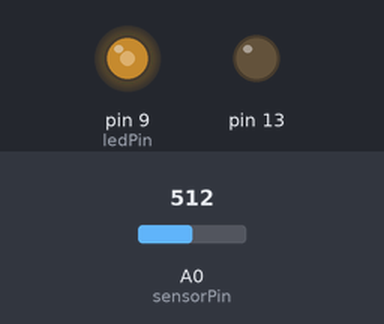
This sketch was run on a simulated Arduino Uno, built with avr-gcc and run on an emulated ATmega328P. Parts: output pins drawn as LEDs (lit = HIGH). The test bench sets the inputs (shaded band); at power-on: A0 (sensorPin) = 512. What the sketch prints to the serial monitor is not drawn.

Above: at 1.2 s.
1.3 s: A0 (sensorPin) set to 716
At 2.0 s:
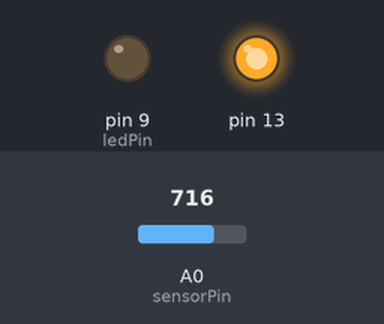
At 12.0 s:
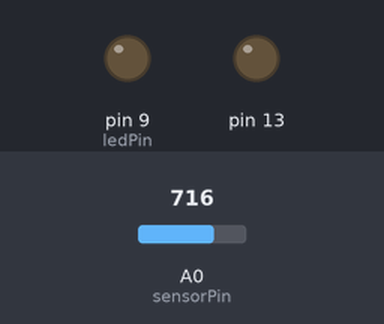
Timing chart, 0 to 30.8 s (numbered marks = the images above; inputs shaded):
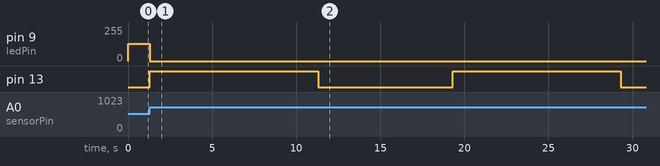

The sketch:

RaceTimer.ino
```cpp
// include the library code:
#include <LiquidCrystal.h>

const int sensorPin = 0;
const int ledPin = 9;
int lightLevel, high = 0, low = 1023;
int minutes;
int seconds;
int milliseconds;
float startTime;
float endTime;
float elapsedTime;
//initialize the library with the numbers of the interface pins
//LiquidCrystal lcd(12, 11, 5, 4, 3, 2);

void setup() {
  //lcd.begin(16, 2);
  Serial.begin(9600);
  pinMode(ledPin, OUTPUT);
  pinMode(13, OUTPUT);
}

void loop() {
  int start = 0;
  //Serial.println(lightLevel);
  light();
  do
  {
    light();
    if (lightLevel > 200 && start == 0)
    {
      startTime = millis();
      start = 1;
      //lcd.clear();
      //lcd.print("Timer Started");
      digitalWrite(13, HIGH); //LED Timing light on
      delay(10000);
    }
    light();

    if (lightLevel > 200 && start == 1)
    {
      endTime = millis();
      start = 2;
      //lcd.clear();
      digitalWrite(13, LOW);   // LED Timing light off
      //lcd.print("Timer Stopped");
      delay(3000);
    }

    if (start == 2)
    {
      elapsedTime = endTime - startTime;
      //minutes = elapsedTime / 60000;
      //elapsedTime = (minutes * 60000) - elapsedTime;
      seconds = -(elapsedTime / 1000);
      elapsedTime = (seconds * 1000) - elapsedTime;
      milliseconds = elapsedTime / 1000;
      start = 3;
    }

    //Next line of LCD
    //lcd.setCursor(0, 1);   //LCD screen pint
    //lcd.print(millis());

    if (start == 3)
    {
      Serial.print("Time:");
      Serial.print(minutes);
      Serial.print(':');
      Serial.print(seconds);
      Serial.print('.');
      Serial.print(milliseconds);
      Serial.println("");
      Serial.println("");
      start = -1;
    }
  } while (start != -1);
  delay(5000);
}
void light()
{
  lightLevel = analogRead(sensorPin);
  autoTune(); // calls autoTune function
  analogWrite(ledPin, 255 - lightLevel);
}
void autoTune()
{
  if (lightLevel < low)
  {
    low = lightLevel;
  }
  if (lightLevel > high)
  {
    high = lightLevel;
  }
  lightLevel = map(lightLevel, low + 30, high - 30, 0, 255);
  lightLevel = constrain(lightLevel, 0, 255);
}
```

Measured:
- after the input at 1.3 s, pin 9 (ledPin): 128/255 → 0/255 at once; pin 13: alternates HIGH for 10.0 s and LOW for 8.0 s, starting at once
